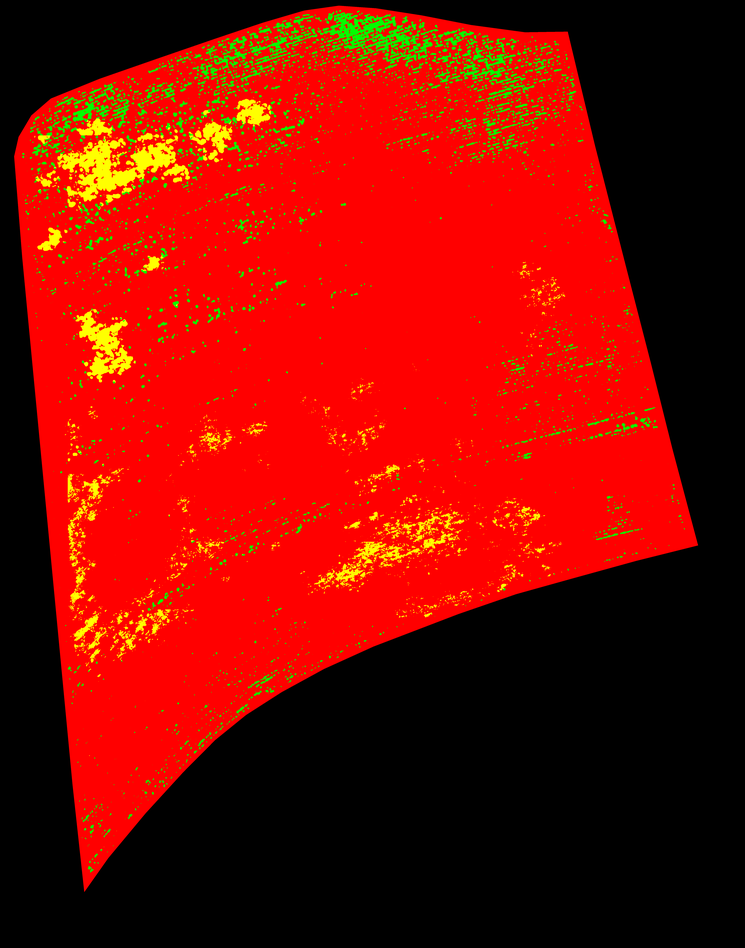
#> input picture src/saved_data/gruppe_chips_run/full-forward.png, 745 x 948 px, shrunk from 5632 x 7168 before the run, given in place of raw.png, which was not available
$ python ff_fixer.py   (older library calls are emulated)
#> lines starting #> are read from the running program, lines starting #| are printed output that depends on the picture; after the words box and inside, x2 and y2 are one past the last pixel; in counts of white or black regions, pixels touching at a corner belong together; pictures that were not available may be replaced by others from this repository, and a replacement may not be noted
### src/logger.py
from datetime import datetime
import os

def get_timestamp(for_file=False):
  # Returns a timestamp
  # File name friendly format if for_file
  if for_file:
    return "-".join(str(datetime.now()).split(".")[0].split(":")).replace(" ", "_")
  else:
    return str(datetime.now())

class Logger:

  def __init__(self, fpath: str, title: str):
    dirs = "".join(fpath.split('/')[:-1])
    if not os.path.exists(dirs):
      os.makedirs(dirs)

    self.fpath = fpath

    with open(self.fpath, "w+", encoding="utf-8") as logfile:
      logfile.write("")

    self.log(title + "\n")

  def __call__(self, *tolog, with_timestamp=True):

    self.log(*tolog, with_timestamp=with_timestamp)

  def log(self, *tolog, with_timestamp=True):

#> called with with_timestamp = True
    time = get_timestamp()
    with open(self.fpath, "a") as logfile:
      tolog = " ".join([str(x) for x in tolog])
      n_spaces = len(time)
      logs = tolog.split("\n")
      if with_timestamp:
        logs[0] = time + "\t" + logs[0]
      else:
        logs[0] = n_spaces * " " + "\t" + logs[0]
      for i in range(1, len(logs)):
        logs[i] = n_spaces * " " + "\t" + logs[i]
        if logs[i].strip() == "":
          logs[i] = ""
      tolog = "\n".join(logs)
      logfile.write(tolog+"\n")
      print(tolog)

  # [4 lines left out: function newline, not called in this run]

class NullLogger(Logger):

  def __init__(self, *args, **kwargs):

    pass

  def log(self, *tolog, **kwargs):

    pass

  def newline(self):

    pass

### src/data_prepper.py
#########################################################
# My job:												#
# Cut raw image/GT into a suitable number of images. 	#
# Standardize images 				 					#
# Divide images into train, eval, test, and voids.				#
# Save images in efficient format						#
#########################################################
import numpy as np
import json
import numpy as np
from PIL import Image
import wget
import os, sys, glob

from logger import Logger

EPS = np.finfo("float64").eps

IMAGE_SHAPE = (512, 512, 3)  # Height, width, channel
EXTRA_IMAGE_SIZE = 50
IMAGE_PATHS = ("local_data/raw.png", "local_data/target.png")
CORN_PATHS = ("saved_data/cornfield_data/images", "saved_data/cornfield_data/annotated")
SUB_PATH = "local_data/imgs/{type}-{index}.png"
SPLIT = (.83, .17,)

MR_COOL_IDCS = np.array([
	0, 0, 0, 0, 0, 0, 0, 1, 0, 0, 0, 0, 0, 1, 0, 1, 1, 0, 0, 0, 1, 0, 0, 0, 0, 0, 0, 0, 0, 1, 0, 1, 0, 0, 0, 0, 0,
	1, 0, 0, 0, 0, 0, 0, 0, 1, 0, 0, 0, 1, 1, 0, 0, 1, 0, 0, 0, 1, 1, 0, 0, 0, 0, 1, 0, 0, 0, 1, 0, 1, 0, 0, 0, 0,
	0, 0, 0, 0, 1, 0, 0, 1, 0, 1, 0, 1, 0, 0, 1, 0, 0, 0, 1, 0, 1, 0, 0, 0, 0, 0, 0, 0, 0, 0, 1, 0, 0, 1, 1, 0, 0,
	0, 0, 0, 0, 0, 0, 1, 0, 1, 0, 0, 0, 0, 0, 0, 0, 1, 0, 0, 0, 0, 0, 0, 0, 0, 0, 0, 0, 1, 0, 1, 0, 0, 0, 1, 0, 0,
	0, 1, 0, 0, 0, 1], dtype = np.bool)

LOG = Logger("logs/data_prepper.log", "Preparation of data with images of shape %s" % ((IMAGE_SHAPE,)))
USE_NPZ = False

# [12 lines left out: function _save_images, not called in this run]

def _load_image(path: str, dtype = np.float64, channels = 3):

	"""
	Returns the pixel values of train and tests i as an m x n x 3 array
	"""
#> called with path = 'local_data/raw.png', channels = 3

	img = Image.open(path)
#> img is the input picture: PIL image 745x948 RGB; mean R, G, B 132.5, 11.3, 0
	pixels = np.asarray(img, dtype = dtype)
#> call 2 of _load_image, with channels = 3
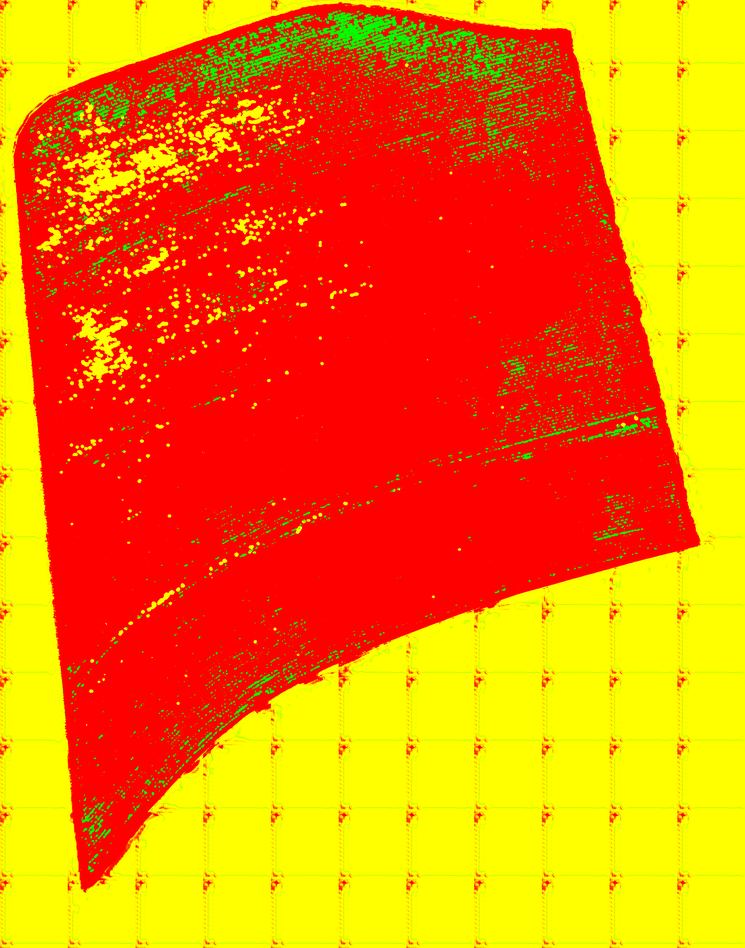
#> input picture src/saved_data/soren_hpc_standard_run/full-forward.png, 745 x 948 px, shrunk from 5632 x 7168 before the run
#> in _load_image, img is the input picture: PIL image 745x948 RGB; mean R, G, B 246.7, 124.8, 0
	if channels == 3:
		pixels = pixels[:, :, :IMAGE_SHAPE[2]]

	return pixels

# [65 lines left out: functions _standardize, _target_index_corn, _target_index_sugarcane, not called in this run]

def _pad(image, mirror_padding = False, extra_shape = 0):

	"""
	Pads an m x n x 3 array on the right and bottom such that images of shape IMAGE_SHAPE fit nicely
	"""
#> called with mirror_padding = False, extra_shape = 0

	height, width, channels = IMAGE_SHAPE[0] + extra_shape, IMAGE_SHAPE[1] + extra_shape, IMAGE_SHAPE[2]

	extra_height = height - image.shape[0] % height
#> extra_height = 76
	extra_width = width - image.shape[1] % width
#> extra_width = 279

	if mirror_padding:
		padded_img = np.pad(image, (extra_height, extra_width), 'reflect')
	else:
		new_dimensions = (image.shape[0] + extra_height, image.shape[1] + extra_width)
#> new_dimensions = (1024, 1024)
		padded_shape =  (*new_dimensions, channels) if channels else new_dimensions
#> padded_shape = (1024, 1024, 3)
		padded_img = np.zeros(padded_shape)
		padded_img[:image.shape[0], :image.shape[1]] = image
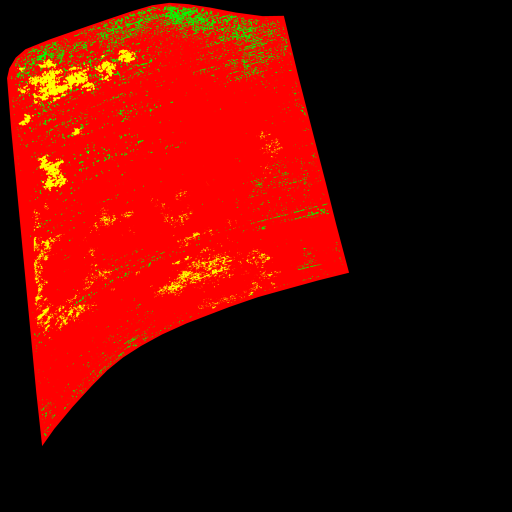
#> padded_img: shape (1024, 1024, 3) float64 (shown at 1/2 size); mean R, G, B 89.2, 7.6, 0

	return padded_img

# [252 lines left out: functions _split_image, _find_voids, _split_data, _prepare_data_corn, _prepare_data_sugarcane, not called in this run]


# [5 lines that do not run on import are left out]
	#_prepare_data_corn()

### src/ff_fixer.py
import os, sys
os.chdir(sys.path[0])

import numpy as np
from PIL import Image

from data_prepper import _load_image, _pad

def _fix_image():

	img_path = "saved_data/soren_hpc_standard_run/full-forward.png"
	inp, reconst = _load_image("local_data/raw.png"), _load_image(img_path, dtype=np.uint8)
	inp = _pad(inp)
	voids = inp.sum(axis=2) == 0
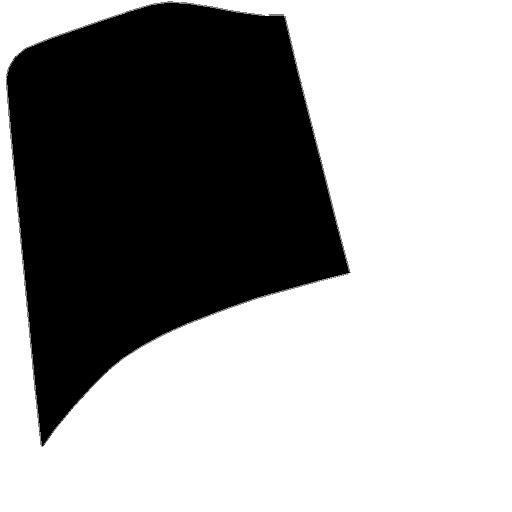
#> voids: shape (1024, 1024) bool (shown at 1/2 size); 63% white; 22 black regions (20 under 20 px), largest, box (x1, y1, x2, y2) and area: (12, 3, 701, 894) 388087, (537, 29, 568, 30) 31
	void_colour = np.array([255, 255, 255], dtype=np.uint8)
	reconst2 = reconst.copy()
#> (the run stopped early here; a loop or call above may not have finished)
